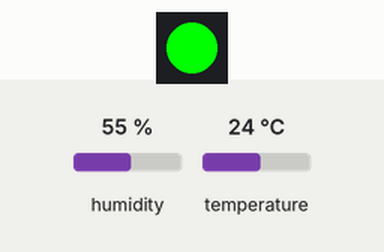
A sketch run on a simulated ESP32-C3. Shown: 1 RGB LEDs in strip order, left to right. The test bench sets the inputs (shaded band); at power-on: temperature 24 °C, humidity 55 %. Dim RGB values are drawn brighter than linear; WiFi joins after 1.5 s; servers stay silent unless stated; no MQTT or app messages arrive unless stated; what the sketch prints to the serial monitor is not drawn.

Above: at 2.7 s.
2.8 s: temperature set to 28 °C
At 12.7 s:
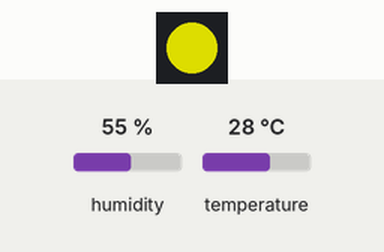
13.1 s: temperature set to 33 °C
At 22.4 s:
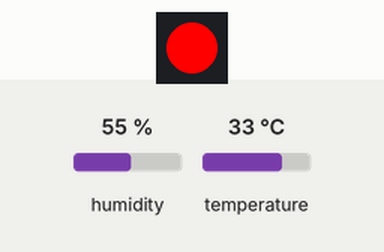
23.1 s: temperature set to 9 °C
At 32.2 s:
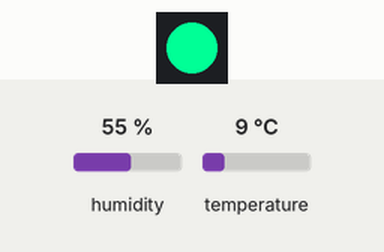
37.1 s: temperature set to 11 °C
At 41.9 s:
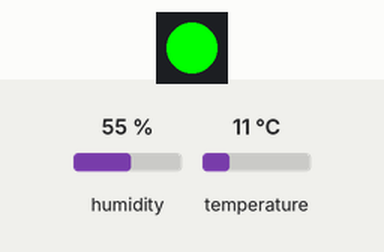
Timing chart, 0 to 43.4 s (numbered marks = the images above; inputs shaded):
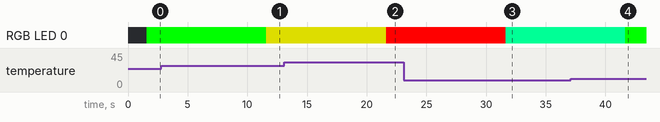

Measured:
- the behaviour switches between 9 and 10 °C on temperature (found by bisection; images 3 and 4)
- after the input at 2.8 s, RGB LED 0: RGB(0, 255, 0) → RGB(150, 150, 0) after 8.8 s
- after the input at 13.1 s, RGB LED 0: RGB(150, 150, 0) → RGB(255, 0, 0) after 8.5 s
- after the input at 23.1 s, RGB LED 0: RGB(255, 0, 0) → RGB(0, 255, 150) after 8.6 s
- after the input at 37.1 s, RGB LED 0: RGB(0, 255, 150) → RGB(0, 255, 0) after 4.6 s

The sketch:

MQTTMAIN.ino
```cpp
#include <WiFi.h>
#include <Adafruit_NeoPixel.h>
#include <DHT.h>
#include <ArduinoJson.h>
#include <PubSubClient.h>

char ssid[] = "SAUL";
char pass[] = "123456789";

// MQTT connection details
#define MQTT_HOST "broker.hivemq.com"
#define MQTT_PORT 1883
#define MQTT_DEVICEID "H00515001"
#define MQTT_USER ""
#define MQTT_TOKEN ""
#define MQTT_TOPIC "H00515001/evt/status/fmt/json"
#define MQTT_TOPIC_DISPLAY "H00515001/cmd/display/fmt/json"
#define RGB_PIN  2
#define DHT_PIN 3


#define DHTTYPE DHT11
#define NEOPIXEL_TYPE NEO_GRB + NEO_KHZ800


#define ALARM_COLD 0.0
#define ALARM_HOT 30.0
#define WARN_COLD 10.0
#define WARN_HOT 25.0


Adafruit_NeoPixel pixel = Adafruit_NeoPixel(1, RGB_PIN, NEOPIXEL_TYPE);
DHT dht(DHT_PIN, DHTTYPE);


void callback(char* topic, byte* payload, unsigned int length);
WiFiClient wifiClient;
PubSubClient mqtt(MQTT_HOST, MQTT_PORT, callback, wifiClient);


StaticJsonDocument<100> jsonDoc;
JsonObject payload = jsonDoc.to<JsonObject>();
JsonObject status = payload.createNestedObject("d");
static char msg[50];

float h = 0.0;
float t = 0.0;

unsigned char r = 0;
unsigned char g = 0;
unsigned char b = 0;

void callback(char* topic, byte* payload, unsigned int length) {
  // handle message arrived
  Serial.print("Message arrived [");
  Serial.print(topic);
  Serial.print("] : ");

  payload[length] = 0;
  Serial.println((char *)payload);
}

void setup() {

  Serial.begin(115200);
  Serial.setTimeout(2000);
  while (!Serial) { }
  Serial.println();
  Serial.println("ESP32-C3 Sensor Application");


  WiFi.mode(WIFI_STA);
  WiFi.begin(ssid, pass);
  while (WiFi.status() != WL_CONNECTED) {
    delay(500);
    Serial.print(".");
  }
  Serial.println("");
  Serial.println("WiFi Connected");


  dht.begin();
  pixel.begin();


  if (mqtt.connect(MQTT_DEVICEID, MQTT_USER, MQTT_TOKEN)) {
    Serial.println("MQTT Connected");
    mqtt.subscribe(MQTT_TOPIC_DISPLAY);
  } else {
    Serial.println("MQTT Failed to connect!");

  }
}

void loop() {
  mqtt.loop();
  while (!mqtt.connected()) {
    Serial.print("Attempting MQTT connection...");

    if (mqtt.connect(MQTT_DEVICEID, MQTT_USER, MQTT_TOKEN)) {
      Serial.println("MQTT Connected");
      mqtt.subscribe(MQTT_TOPIC_DISPLAY);
      mqtt.loop();
    } else {
      Serial.println("MQTT Failed to connect!");
      delay(5000);
    }
  }

  h = dht.readHumidity();
  t = dht.readTemperature();


  if (isnan(h) || isnan(t)) {
    Serial.println("Failed to read from DHT sensor!");
  } else {

    b = (t < ALARM_COLD) ? 255 : ((t < WARN_COLD) ? 150 : 0);
    r = (t >= ALARM_HOT) ? 255 : ((t > WARN_HOT) ? 150 : 0);
    g = (t > ALARM_COLD) ? ((t <= WARN_HOT) ? 255 : ((t < ALARM_HOT) ? 150 : 0)) : 0;
    pixel.setPixelColor(0, r, g, b);
    pixel.show();


    status["temp"] = t;
    status["humidity"] = h;
    serializeJson(jsonDoc, msg, 50);
    Serial.println(msg);
    if (!mqtt.publish(MQTT_TOPIC, msg)) {
      Serial.println("MQTT Publish failed");
    }
  }


  for (int i = 0; i < 10; i++) {
    mqtt.loop();
    delay(1000);
  }
}
```
